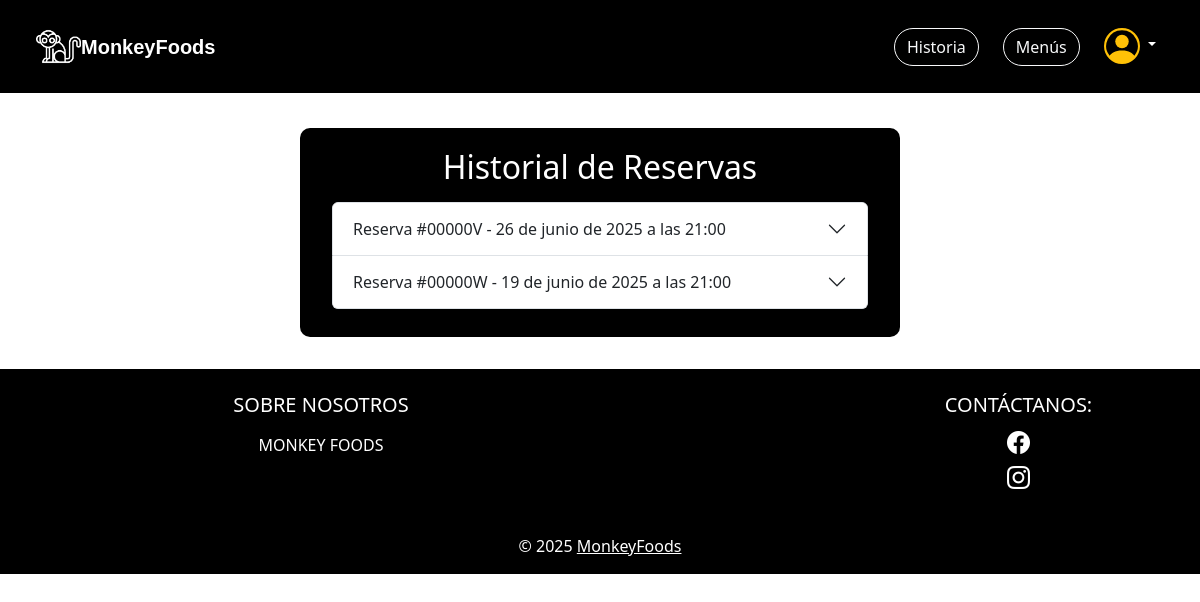
The app's page /reservas/historial/ (signed in), older data.
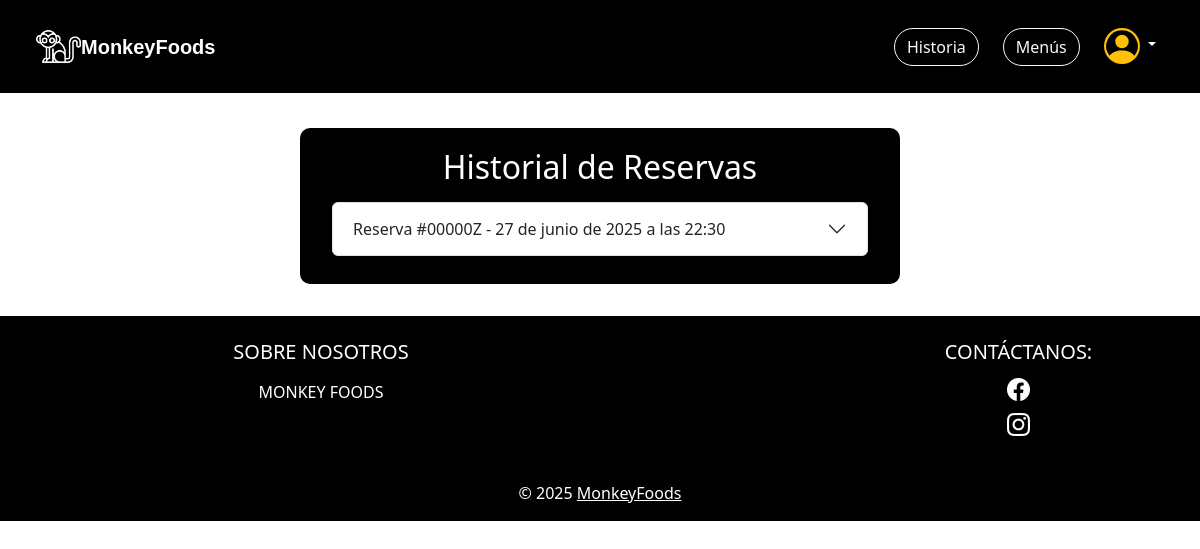
The same page, newer data.
### apps/reservas/models.py (models this page shows, shortened)
class Reserva(models.Model):
    ESTADOS_RESERVA = (
        ('borrador', 'Borrador'),
        ('completada', 'Completada'),
    )
    id_reserva = models.CharField(max_length=12, unique=True, editable=False)
    cliente = models.ForeignKey(settings.AUTH_USER_MODEL, on_delete=models.CASCADE)
    nombre_reserva = models.CharField(max_length=100)
    fecha = models.DateField()
    hora = models.TimeField()
    telefono = models.CharField(max_length=20)
    comensales = models.PositiveIntegerField(default=1)
    abono = models.DecimalField(max_digits=8, decimal_places=2)
    total = models.DecimalField(max_digits=8, decimal_places=2)
    mesas = models.ManyToManyField('Mesa')
    menu = models.ForeignKey(Menu, on_delete=models.SET_NULL, null=True, blank=True)  #modelo menú
    zona = models.ForeignKey('Zona', on_delete=models.CASCADE, null=True, blank=True)
    estado = models.CharField(max_length=20, choices=ESTADOS_RESERVA, default='borrador')

### apps/reservas/views.py (the view)
# urls.py: path('historial/', views.historial_reservas, name='historial_reservas'),
@login_required
def historial_reservas(request):
    reservas = Reserva.objects.filter(cliente=request.user).order_by('-fecha', '-hora')
    return render(request, 'reservas/historial_reservas.html', {'reservas': reservas})

### apps/reservas/templates/reservas/historial_reservas.html (shortened to what this page needs)
{% load static %}
<!DOCTYPE html>
<html lang="es">
<head>
    <link href="https://cdn.jsdelivr.net/npm/bootstrap@5.3.3/dist/css/bootstrap.min.css" rel="stylesheet"
>
    <link rel="stylesheet" href="https://cdn.jsdelivr.net/npm/bootstrap-icons@1.11.3/font/bootstrap-icons.min.css">
    <link rel="stylesheet" href="{% static 'reservas/css/styles.css' %}">
</head>
<body class="body-fondo">
    <nav class="navbar navbar-expand-lg bg-body-primary navbar-settings p-4">
        <div class="container-fluid">
            <a href="{% url 'index' %}">
                <img style="width: 45px; height: 45px;" src="{% static 'home/img/mono-blanco.png' %}" alt="marca">
                <a class="navbar-brand marca" href="{% url 'index' %}">MonkeyFoods</a>
            </a>
            <div class="collapse navbar-collapse" id="navbarSupportedContent">
                {% if request.user.is_authenticated %}
                <form class="d-flex gap-4" role="search">
                    <a href="{% url 'historia' %}">
                        <button class="btn btn-outline-light history" type="button">Historia</button>
                    </a>
                    <a href="{% url 'menus' %}">
                        <button class="btn btn-outline-light history" type="button">Menús</button>
                    </a>
                    <div class="nav-item dropdown dropdown-perfil me-2">
                        <a class="nav-link dropdown-toggle" href="#" role="button" data-bs-toggle="dropdown">
                        </a>
                    </div>
                </form>
                {% endif %}
            </div>
        </div>
    </nav>
    <div class="form-container">
        <div class="container mb-2">
            <h2 class="text-white text-center mb-3">Historial de Reservas</h2>
            <div class="accordion" id="accordionReservas">
                {% for reserva in reservas %}
                <div class="accordion-item">
                    <h2 class="accordion-header" id="heading{{ reserva.id }}">
                        <button class="accordion-button collapsed" type="button" data-bs-toggle="collapse"
                            data-bs-target="#collapse{{ reserva.id }}">
                            Reserva #{{ reserva.id_reserva }} - {{ reserva.fecha }} a las {{ reserva.hora }}
                        </button>
                    </h2>
                </div>
                {% empty %}
                <p class="text-center" style="font-size: 18px; color: grey; font-style: italic;">No tienes reservas
                    registradas.</p>
                {% endfor %}
            </div>
        </div>
    </div>
</body>
<footer class="text-white text-center" style="background-color: black;">
    <div class="container p-4">
        <div class="row">
            <div class="col-lg-6 col-md-12 mb-4 mb-md-0 text-center">
                <h5 class="text">SOBRE NOSOTROS</h5>
                <p class="mt-3">
                    MONKEY FOODS
                </p>
            </div>
            <div class="col-lg-3 col-md-6 mb-4 mb-md-0 ms-auto text-center">
                <h5 class="text">CONTÁCTANOS:</h5>
                <ul class="list-unstyled mb-0">
                    <li>
                        <a class="text-white" href="#">
                            <i class="bi bi-facebook" style="font-size: 23px;"></i>
                        </a>
                    </li>
                    <li>
                        <a class="text-white" href="#">
                            <i class="bi bi-instagram" style="font-size: 23px;"></i>
                        </a>
                    </li>
                </ul>
            </div>
        </div>
    </div>
    <div class="text-center p-3" style="background-color: rgba(0, 0, 0, 0.2);">
        © 2025
        <a class="text-white" href="{% url 'index' %}">MonkeyFoods</a>
    </div>
</footer>
</html>

Row changes from the older to the newer data that the page shows:
removed Reserva: id_reserva "00000V", fecha "26 de junio de 2025", hora "21:00"
removed Reserva: id_reserva "00000W", fecha "19 de junio de 2025", hora "21:00"
added Reserva: id_reserva "00000Z", fecha "27 de junio de 2025", hora "22:30"
